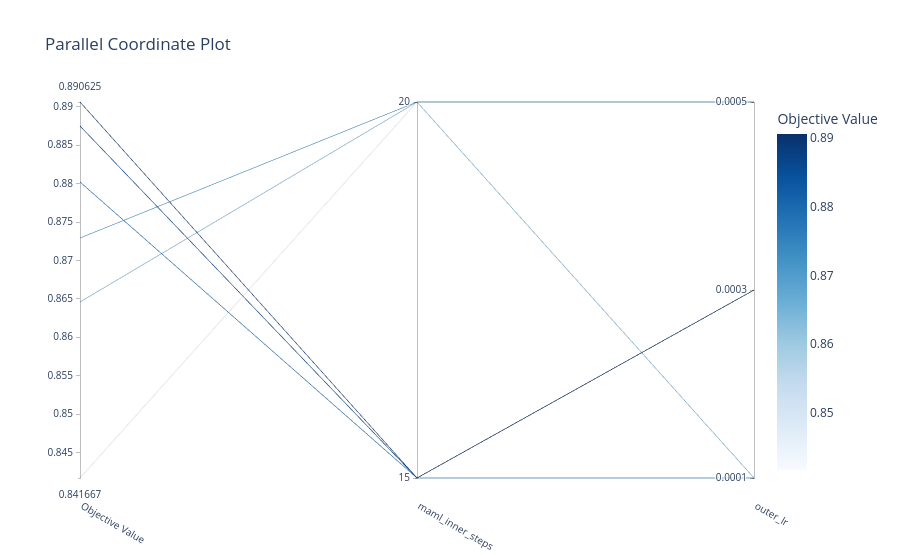

Write notebook code for a chart like this one.
### Code cell
# 3. Parallel Coordinate Plot (Visualizes high-dimensional relationships)
fig_parallel = plot_parallel_coordinate(study)
fig_parallel.show()

### Figure 1 — Plotly figure (JSON) as saved in the notebook; plotly's stock layout.template omitted (floating-point values rounded to 4 significant figures)
{"data": [{"dimensions": [{"label": "Objective Value", "range": [0.8417, 0.8906], "values": [0.8802, 0.8875, 0.8906, 0.8646, 0.8417, 0.8729]}, {"label": "maml_inner_steps", "range": [0, 1], "ticktext": ["15", "20"], "tickvals": [0, 1], "values": [0, 0, 0, 1, 1, 1]}, {"label": "outer_lr", "range": [0, 2], "ticktext": ["0.0001", "0.0003", "0.0005"], "tickvals": [0, 1, 2], "values": [0, 1, 1, 0, 2, 2]}], "labelangle": 30, "labelside": "bottom", "line": {"color": [0.8802, 0.8875, 0.8906, 0.8646, 0.8417, 0.8729], "colorbar": {"title": {"text": "Objective Value"}}, "colorscale": [[0, "rgb(247,251,255)"], [0.125, "rgb(222,235,247)"], [0.25, "rgb(198,219,239)"], [0.375, "rgb(158,202,225)"], [0.5, "rgb(107,174,214)"], [0.625, "rgb(66,146,198)"], [0.75, "rgb(33,113,181)"], [0.875, "rgb(8,81,156)"], [1, "rgb(8,48,107)"]], "reversescale": false, "showscale": true}, "type": "parcoords"}], "layout": {"title": {"text": "Parallel Coordinate Plot"}}}
